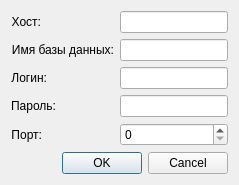
<?xml version="1.0" encoding="UTF-8"?>
<ui version="4.0">
 <class>DbData</class>
 <widget class="QDialog" name="DbData">
  <property name="geometry">
   <rect>
    <x>0</x>
    <y>0</y>
    <width>176</width>
    <height>159</height>
   </rect>
  </property>
  <property name="windowTitle">
   <string>Dialog</string>
  </property>
  <layout class="QGridLayout" name="gridLayout">
   <item row="0" column="0">
    <widget class="QLabel" name="lb_host">
     <property name="sizePolicy">
      <sizepolicy hsizetype="Fixed" vsizetype="Minimum">
       <horstretch>35</horstretch>
       <verstretch>0</verstretch>
      </sizepolicy>
     </property>
     <property name="text">
      <string>Хост:</string>
     </property>
     <property name="alignment">
      <set>Qt::AlignRight|Qt::AlignTrailing|Qt::AlignVCenter</set>
     </property>
    </widget>
   </item>
   <item row="0" column="1">
    <widget class="QLineEdit" name="le_host">
     <property name="sizePolicy">
      <sizepolicy hsizetype="Minimum" vsizetype="Fixed">
       <horstretch>0</horstretch>
       <verstretch>0</verstretch>
      </sizepolicy>
     </property>
    </widget>
   </item>
   <item row="1" column="0">
    <widget class="QLabel" name="lb_dbName">
     <property name="sizePolicy">
      <sizepolicy hsizetype="Maximum" vsizetype="Preferred">
       <horstretch>0</horstretch>
       <verstretch>0</verstretch>
      </sizepolicy>
     </property>
     <property name="text">
      <string>Имя базы данных:</string>
     </property>
     <property name="alignment">
      <set>Qt::AlignRight|Qt::AlignTrailing|Qt::AlignVCenter</set>
     </property>
    </widget>
   </item>
   <item row="1" column="1">
    <widget class="QLineEdit" name="le_dbName">
     <property name="sizePolicy">
      <sizepolicy hsizetype="Preferred" vsizetype="Fixed">
       <horstretch>0</horstretch>
       <verstretch>0</verstretch>
      </sizepolicy>
     </property>
    </widget>
   </item>
   <item row="2" column="0">
    <widget class="QLabel" name="lb_login">
     <property name="sizePolicy">
      <sizepolicy hsizetype="Maximum" vsizetype="Preferred">
       <horstretch>0</horstretch>
       <verstretch>0</verstretch>
      </sizepolicy>
     </property>
     <property name="text">
      <string>Логин:</string>
     </property>
     <property name="alignment">
      <set>Qt::AlignRight|Qt::AlignTrailing|Qt::AlignVCenter</set>
     </property>
    </widget>
   </item>
   <item row="2" column="1">
    <widget class="QLineEdit" name="le_login">
     <property name="sizePolicy">
      <sizepolicy hsizetype="Preferred" vsizetype="Fixed">
       <horstretch>0</horstretch>
       <verstretch>0</verstretch>
      </sizepolicy>
     </property>
    </widget>
   </item>
   <item row="3" column="0">
    <widget class="QLabel" name="lb_pass">
     <property name="sizePolicy">
      <sizepolicy hsizetype="Maximum" vsizetype="Preferred">
       <horstretch>0</horstretch>
       <verstretch>0</verstretch>
      </sizepolicy>
     </property>
     <property name="text">
      <string>Пароль:</string>
     </property>
     <property name="alignment">
      <set>Qt::AlignRight|Qt::AlignTrailing|Qt::AlignVCenter</set>
     </property>
    </widget>
   </item>
   <item row="3" column="1">
    <widget class="QLineEdit" name="le_pass">
     <property name="sizePolicy">
      <sizepolicy hsizetype="Preferred" vsizetype="Fixed">
       <horstretch>0</horstretch>
       <verstretch>0</verstretch>
      </sizepolicy>
     </property>
    </widget>
   </item>
   <item row="4" column="0">
    <widget class="QLabel" name="lb_port">
     <property name="sizePolicy">
      <sizepolicy hsizetype="Maximum" vsizetype="Preferred">
       <horstretch>0</horstretch>
       <verstretch>0</verstretch>
      </sizepolicy>
     </property>
     <property name="text">
      <string>Порт:</string>
     </property>
     <property name="alignment">
      <set>Qt::AlignRight|Qt::AlignTrailing|Qt::AlignVCenter</set>
     </property>
    </widget>
   </item>
   <item row="4" column="1">
    <widget class="QSpinBox" name="spB_port">
     <property name="sizePolicy">
      <sizepolicy hsizetype="Preferred" vsizetype="Fixed">
       <horstretch>0</horstretch>
       <verstretch>0</verstretch>
      </sizepolicy>
     </property>
     <property name="maximum">
      <number>65535</number>
     </property>
    </widget>
   </item>
   <item row="5" column="0" colspan="2">
    <widget class="QDialogButtonBox" name="buttonBox">
     <property name="orientation">
      <enum>Qt::Horizontal</enum>
     </property>
     <property name="standardButtons">
      <set>QDialogButtonBox::Cancel|QDialogButtonBox::Ok</set>
     </property>
    </widget>
   </item>
  </layout>
 </widget>
 <resources/>
 <connections>
  <connection>
   <sender>buttonBox</sender>
   <signal>accepted()</signal>
   <receiver>DbData</receiver>
   <slot>accept()</slot>
   <hints>
    <hint type="sourcelabel">
     <x>248</x>
     <y>254</y>
    </hint>
    <hint type="destinationlabel">
     <x>157</x>
     <y>274</y>
    </hint>
   </hints>
  </connection>
  <connection>
   <sender>buttonBox</sender>
   <signal>rejected()</signal>
   <receiver>DbData</receiver>
   <slot>reject()</slot>
   <hints>
    <hint type="sourcelabel">
     <x>316</x>
     <y>260</y>
    </hint>
    <hint type="destinationlabel">
     <x>286</x>
     <y>274</y>
    </hint>
   </hints>
  </connection>
 </connections>
</ui>
